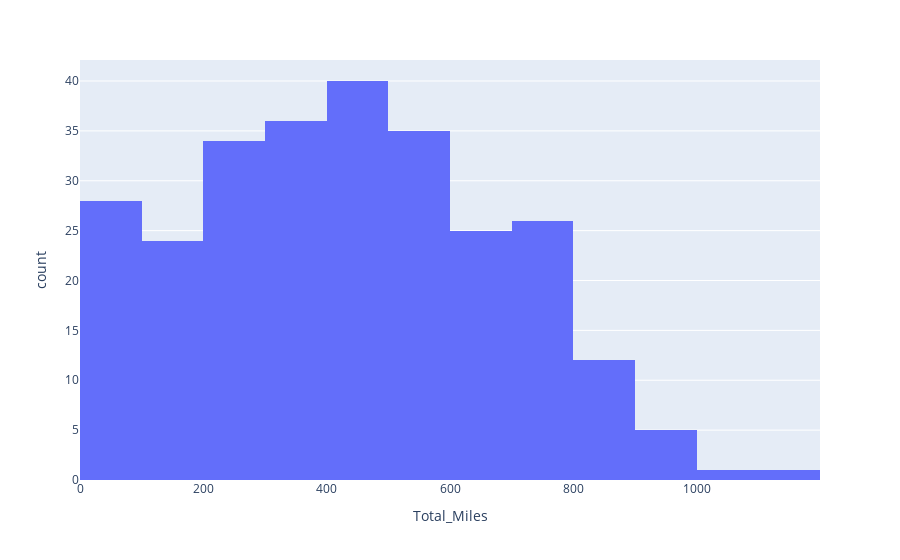

Notebook cell for this chart:
### Code cell
CS1 = px.histogram(CS, x='Total_Miles')
CS1.show()

### Figure 1 — Plotly figure (JSON) as saved in the notebook; plotly's stock layout.template omitted (floating-point values rounded to 4 significant figures; data arrays with more than 128 entries replaced by an {"elided": "..."} marker saying what was removed)
{"data": [{"alignmentgroup": "True", "bingroup": "x", "hovertemplate": "Total_Miles=%{x}<br>count=%{y}<extra></extra>", "legendgroup": "", "marker": {"color": "#636efa", "pattern": {"shape": ""}}, "name": "", "offsetgroup": "", "orientation": "v", "showlegend": false, "type": "histogram", "x": {"elided": "267 int values"}, "xaxis": "x", "yaxis": "y"}], "layout": {"barmode": "relative", "legend": {"tracegroupgap": 0}, "margin": {"t": 60}, "xaxis": {"anchor": "y", "domain": [0, 1], "title": {"text": "Total_Miles"}}, "yaxis": {"anchor": "x", "domain": [0, 1], "title": {"text": "count"}}}}
